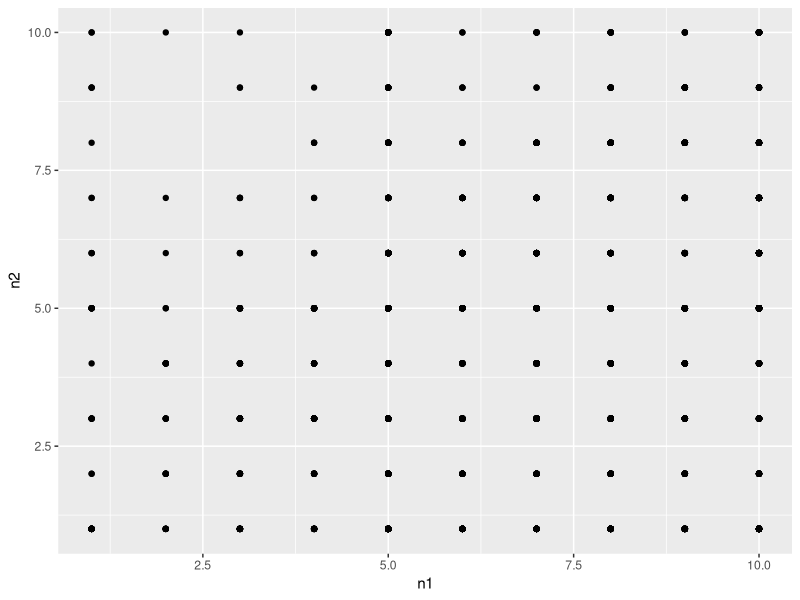

This chart was generated by the following R code: (Note: this script raises an error after producing the figure.)
library(haven)
library(ggplot2)
library(lmtest)

setwd("D:\\Dropbox\\My projects\\Courses\\ST_R\\website\\meetings\\m9\\class")

cb2017 <- read_dta("CB_2017_Georgia_10.11.17.dta")

cb2017$n1[cb2017$n1 < 1] <- NA
cb2017$n2[cb2017$n2 < 1] <- NA

cor(cb2017$n1, cb2017$n2, use="complete.obs")

ggplot(cb2017, aes(n1, n2))+
  geom_point()

happy.model <- lm(n2~n1, data=cb2017)
summary(happy.model)

mean(happy.model$residuals)
names(resid) <- c("residual")

par(mfrow=c(2, 2))

plot(happy.model)

bptest(happy.model)
